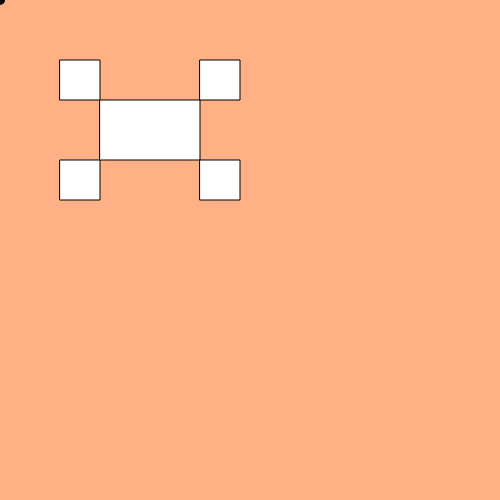
Frame 1 (no input)
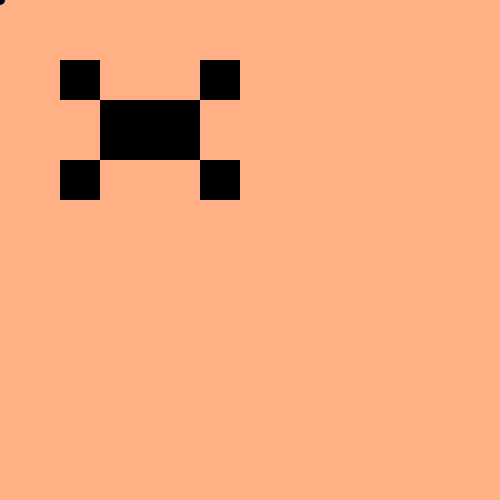
Frame 60 (no input)
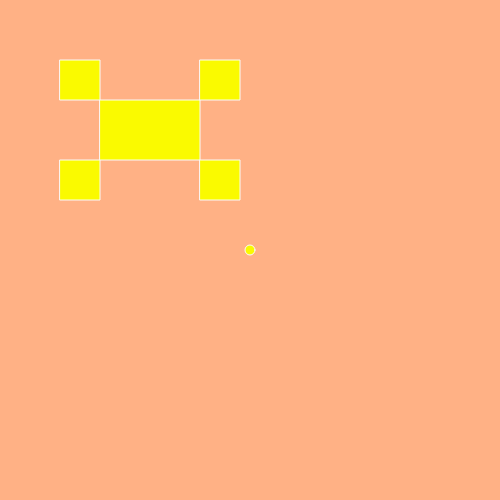
Frame 120 (the mouse pressed at the canvas centre since frame 60)

The p5.js sketch that drew these frames (run headless with seeded random() and noise() and a simulated clock; from frame 60 on, the mouse is pressed at the canvas centre):

// p5.js sketch
// ── sketch.js
function setup() {
  // put setup code here
  createCanvas(500, 500); // width & height of canvas 
}

function draw() {
  // put drawing code here
  background(255, 177, 133); // set a color to the canvas
  rect(100, 100, 100, 60); // add a rectangle
  rect(60, 60, 40, 40); // add a rectangle
  rect(60, 160, 40, 40); // add a rectangle
  rect(200, 60, 40, 40); // add a rectangle
  rect(200, 160, 40, 40); // add a rectangle
  fill(mouseX, mouseY, 0)
  stroke(mouseY, mouseX, )
  ellipse(mouseX, mouseY, 10, 10) // position of circle follows 
}
